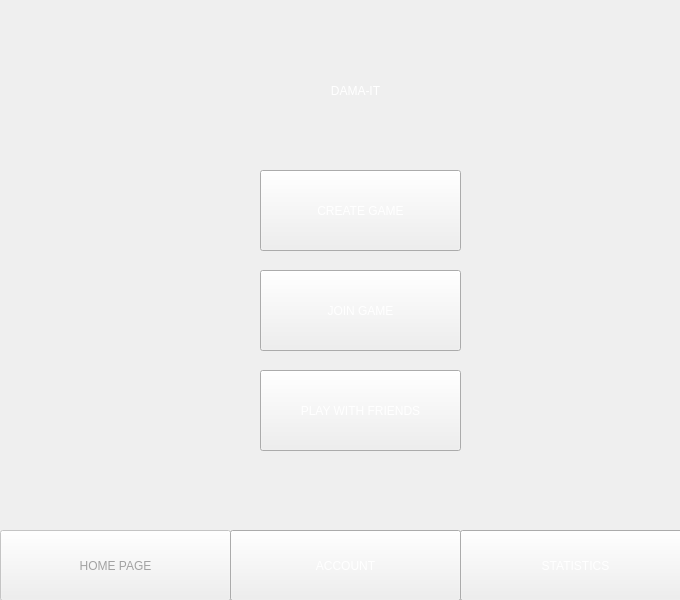
<?xml version="1.0" encoding="UTF-8"?>
<ui version="4.0">
 <class>Form</class>
 <widget class="QWidget" name="Form">
  <property name="geometry">
   <rect>
    <x>0</x>
    <y>0</y>
    <width>680</width>
    <height>600</height>
   </rect>
  </property>
  <property name="windowTitle">
   <string>Form</string>
  </property>
  <property name="styleSheet">
   <string notr="true">background-image: url(:/newPrefix/graphics/background1.png);</string>
  </property>
  <widget class="QLabel" name="label">
   <property name="geometry">
    <rect>
     <x>250</x>
     <y>40</y>
     <width>211</width>
     <height>101</height>
    </rect>
   </property>
   <property name="styleSheet">
    <string notr="true">color: rgb(255, 255, 255);
font: 32pt &quot;Times New Roman&quot;;</string>
   </property>
   <property name="text">
    <string>DAMA-IT</string>
   </property>
   <property name="alignment">
    <set>Qt::AlignmentFlag::AlignCenter</set>
   </property>
  </widget>
  <widget class="QLabel" name="label_2">
   <property name="geometry">
    <rect>
     <x>40</x>
     <y>60</y>
     <width>121</width>
     <height>41</height>
    </rect>
   </property>
   <property name="styleSheet">
    <string notr="true">color: rgb(255, 255, 255);
font: 14pt &quot;Times New Roman&quot;;</string>
   </property>
   <property name="text">
    <string/>
   </property>
   <property name="alignment">
    <set>Qt::AlignmentFlag::AlignCenter</set>
   </property>
  </widget>
  <widget class="QPushButton" name="pushButton">
   <property name="geometry">
    <rect>
     <x>260</x>
     <y>170</y>
     <width>201</width>
     <height>81</height>
    </rect>
   </property>
   <property name="styleSheet">
    <string notr="true">color: rgb(255, 255, 255);
font: 14pt &quot;Times New Roman&quot;;</string>
   </property>
   <property name="text">
    <string>CREATE GAME</string>
   </property>
  </widget>
  <widget class="QPushButton" name="pushButton_2">
   <property name="geometry">
    <rect>
     <x>260</x>
     <y>270</y>
     <width>201</width>
     <height>81</height>
    </rect>
   </property>
   <property name="styleSheet">
    <string notr="true">color: rgb(255, 255, 255);
font: 14pt &quot;Times New Roman&quot;;</string>
   </property>
   <property name="text">
    <string>JOIN GAME</string>
   </property>
  </widget>
  <widget class="QPushButton" name="pushButton_3">
   <property name="geometry">
    <rect>
     <x>260</x>
     <y>370</y>
     <width>201</width>
     <height>81</height>
    </rect>
   </property>
   <property name="styleSheet">
    <string notr="true">color: rgb(255, 255, 255);
font: 14pt &quot;Times New Roman&quot;;</string>
   </property>
   <property name="text">
    <string>PLAY WITH FRIENDS</string>
   </property>
  </widget>
  <widget class="QPushButton" name="pushButton_4">
   <property name="enabled">
    <bool>false</bool>
   </property>
   <property name="geometry">
    <rect>
     <x>0</x>
     <y>530</y>
     <width>231</width>
     <height>71</height>
    </rect>
   </property>
   <property name="styleSheet">
    <string notr="true">color: rgb(255, 255, 255);
color: rgb(162, 162, 162);
</string>
   </property>
   <property name="text">
    <string>HOME PAGE</string>
   </property>
  </widget>
  <widget class="QPushButton" name="pushButton_5">
   <property name="geometry">
    <rect>
     <x>230</x>
     <y>530</y>
     <width>231</width>
     <height>71</height>
    </rect>
   </property>
   <property name="styleSheet">
    <string notr="true">color: rgb(255, 255, 255);</string>
   </property>
   <property name="text">
    <string>ACCOUNT</string>
   </property>
  </widget>
  <widget class="QPushButton" name="pushButton_6">
   <property name="geometry">
    <rect>
     <x>460</x>
     <y>530</y>
     <width>231</width>
     <height>71</height>
    </rect>
   </property>
   <property name="styleSheet">
    <string notr="true">color: rgb(255, 255, 255);</string>
   </property>
   <property name="text">
    <string>STATISTICS</string>
   </property>
   <property name="iconSize">
    <size>
     <width>100</width>
     <height>50</height>
    </size>
   </property>
  </widget>
 </widget>
 <resources>
  <include location="views/resources.qrc"/>
 </resources>
 <connections/>
</ui>
